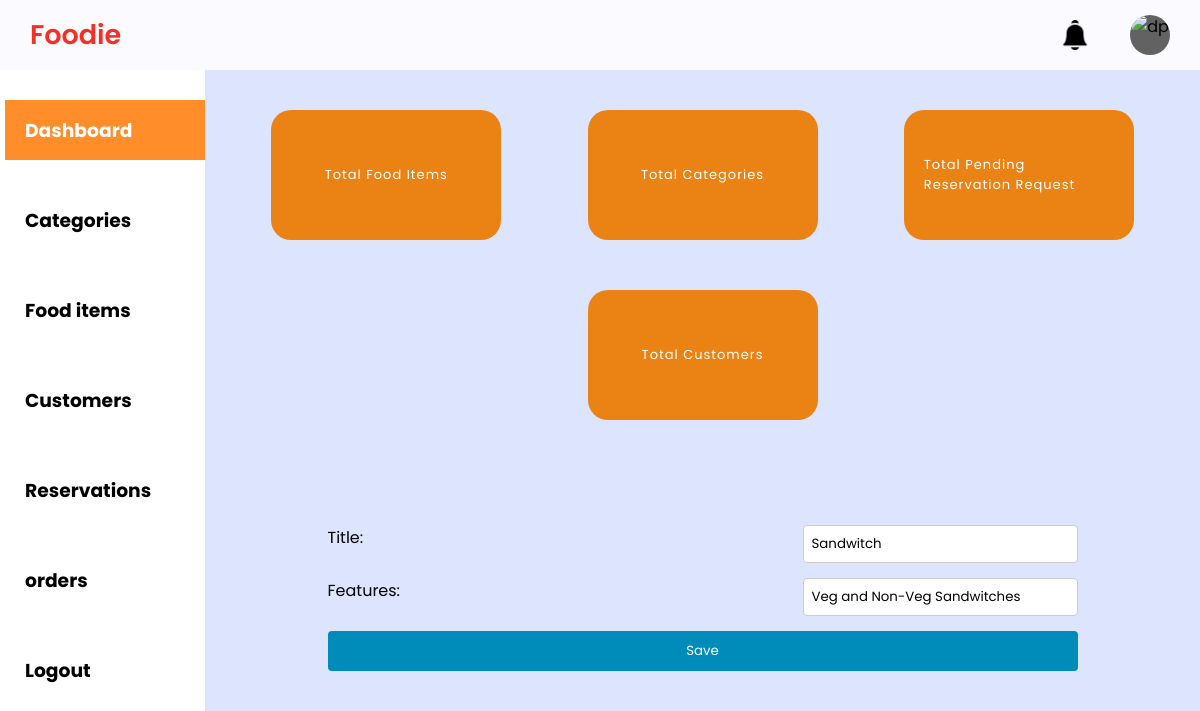
Page /admin-dashboard-category-edit/10/ on the committed database.
### Home_App/models.py (models this page shows, shortened)
class category_table(models.Model):
    category_id = models.AutoField(primary_key=True)
    category_title = models.CharField(max_length=55)
    img_name = models.CharField(max_length = 55)
    feature = models.CharField(max_length = 90)

### Home_App/views.py (the view)
# urls.py: path('admin-dashboard-category-edit/<int:category_id>/',hv.edit_category, name='edit_category'),
def edit_category(request, category_id):
    category = get_object_or_404(category_table, category_id=category_id)
    if request.method == 'POST':
        form = CategoryEditForm(request.POST)
        if form.is_valid():
            category.category_title = form.cleaned_data['category_title']
            category.feature = form.cleaned_data['feature']
            category.save()
            messages.success(request, ' Category details updated successfully.')
            return redirect(reverse('admin-dashboard-section',kwargs={'section':'categories'}))
    else:
        form = CategoryEditForm(initial={
            'category_title': category.category_title,
            'feature': category.feature,
        })
    return render(request, 'admin-dashboard-category-edit-modal.html', {'form': form, 'category_id': category_id})

### Home_App/forms.py
class CategoryEditForm(forms.Form):
    category_title = forms.CharField(label='Title', max_length=255)
    feature = forms.CharField(label='Features', max_length=255)

### Template/admin-dashboard-category-edit-modal.html (shortened to what this page needs)
{% extends 'admin-dashboard.html' %}
{% load static %}
{% block content %}
<link rel="stylesheet" href="{% static 'css/admin-dash-add-style.css' %}">
<div class="container">
    <div class="category-edit-modal" >
    <form method="post" action="{% url 'edit_category' category_id=category_id %}">
        {{ form.as_p }}
        <button type="submit" value="Save">Save</button>
    </form>
</div></div>
{% endblock %}

### Static/css/admin-dash-style.css (style rules this page uses)
* { margin: 0; padding: 0; box-sizing: border-box; font-family: "Poppins", sans-serif; }
:root { --background-color1: #fafaff; --background-color2: #ffffff; --background-color3: #ededed; --background-color4: #cad7fda4; --primary-color: hsl(3, 90%, 55%); --secondary-color: hsl(31, 84%, 50%); --Border-color: #ee0909; --one-use-color: hsl(31, 84%, 50%); --two-use-color: hsl(31, 84%, 50%); }
body { background-color: var(--background-color4); max-width: 100%; overflow-x: hidden; }

### Static/css/admin-dash-add-style.css (style rules this page uses)
body { font-family: 'Poppins', sans-serif; background-color: #f2f2f2; }
.container { margin-left:30%; padding: 15px; width: 60vh; }
form { display: flex; flex-direction: column; }
label { margin-bottom: 8px; }
input { padding: 8px; margin-bottom: 15px; border: 1px solid #ccc; border-radius: 4px; }
button { background-color: #008CBA; color: #fff; padding: 10px; border: none; border-radius: 4px; cursor: pointer; }

### Template/admin-dashboard-category-edit-modal.html (style rules this page uses)
body { font-family: 'Poppins', sans-serif; background-color: #cad7fda4; }
.container { margin: 80px auto; padding: 25px; width: 100vh; }
form { display: flex; flex-direction: column; }
label { margin-bottom: 8px; }
input { padding: 8px; float: inline-end; margin-bottom: 15px; border: 1px solid #ccc; border-radius: 4px; }
button { background-color: #008CBA; color: #fff; padding: 10px; border: none; border-radius: 4px; cursor: pointer; }

### rows in the picture
category_table: category_title "Sandwitch", feature "Veg and Non-Veg Sandwitches"
